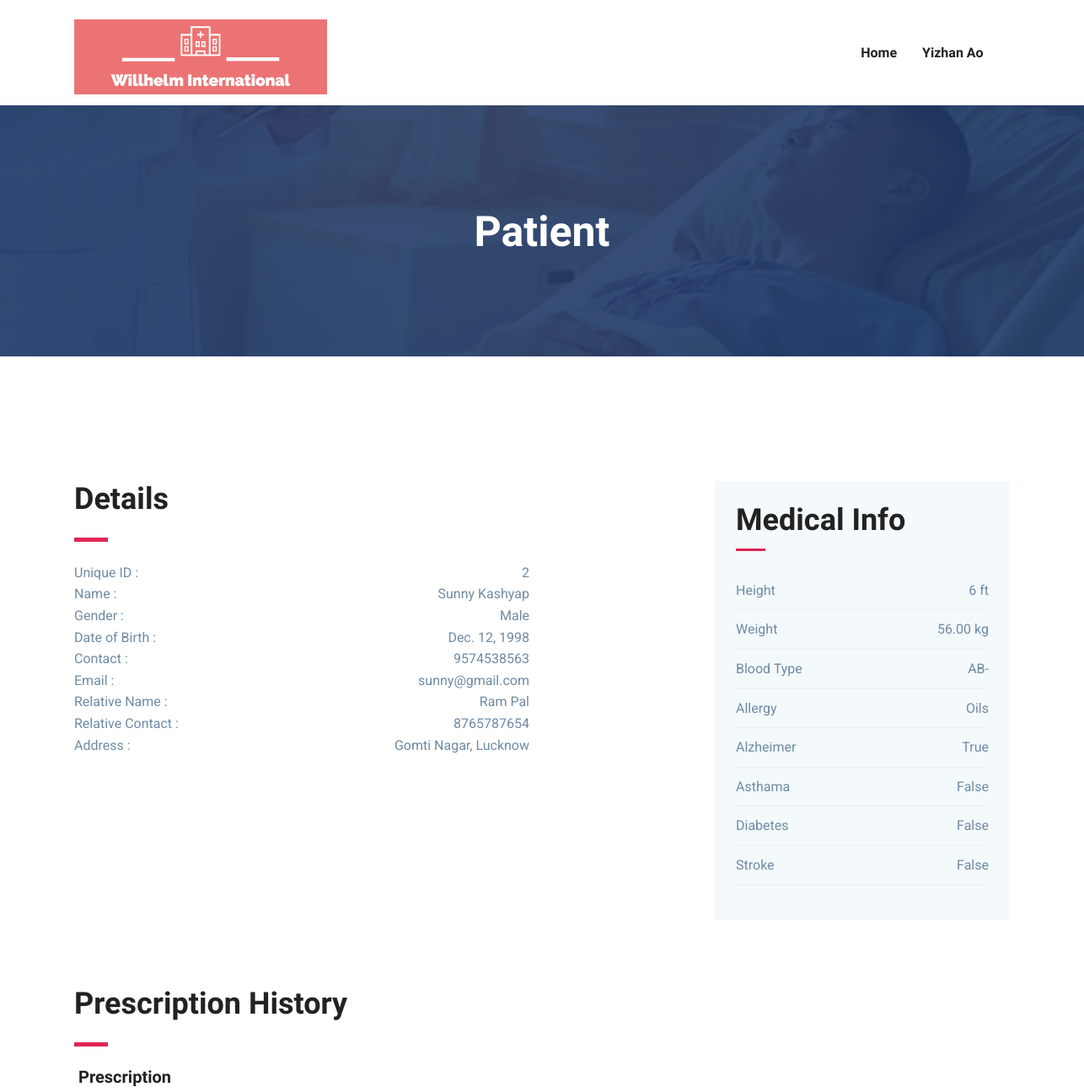
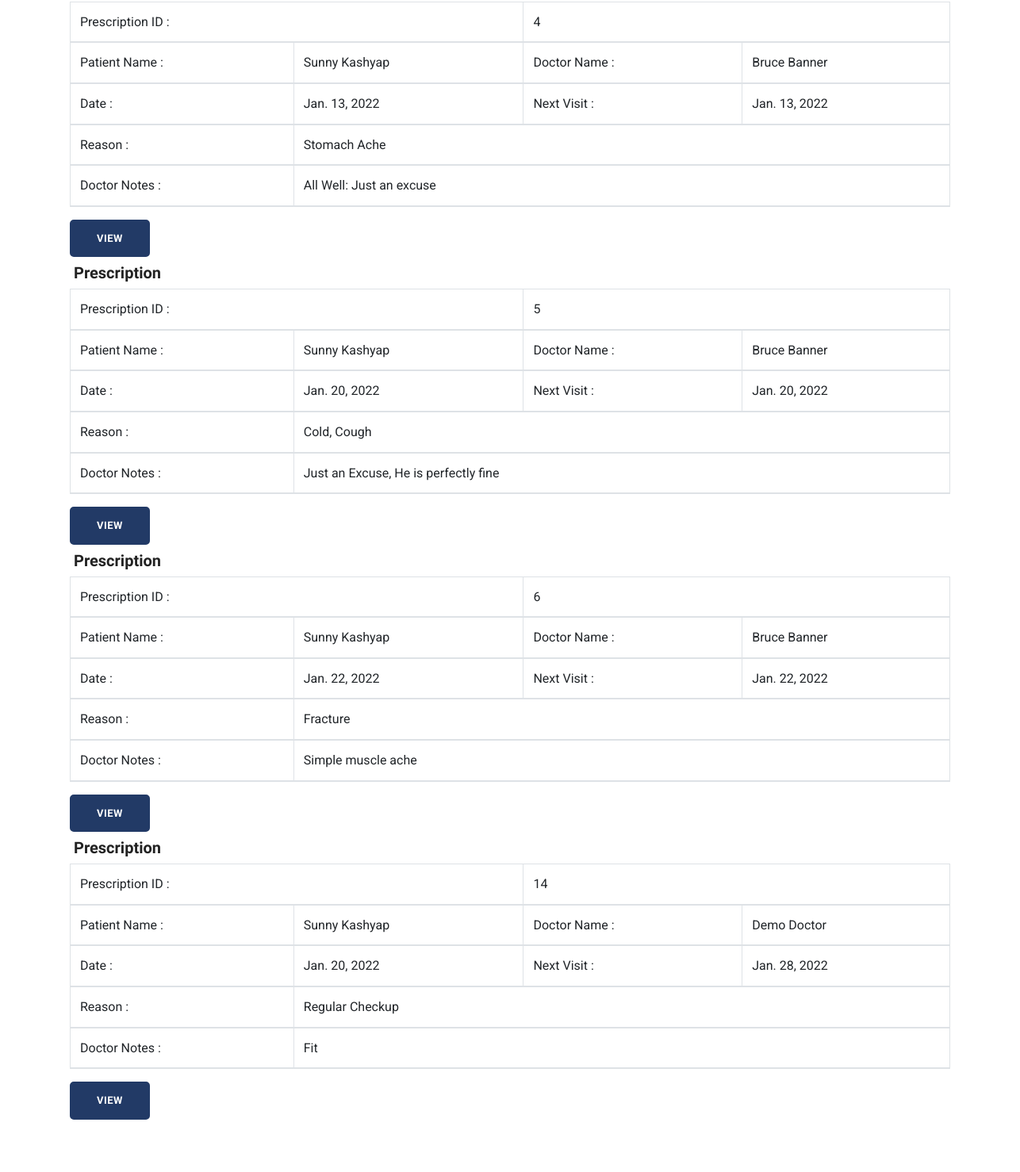
Page /doctor/patientinfo/2 (signed in, upper part) on the earlier database version (2 pictures, top to bottom).
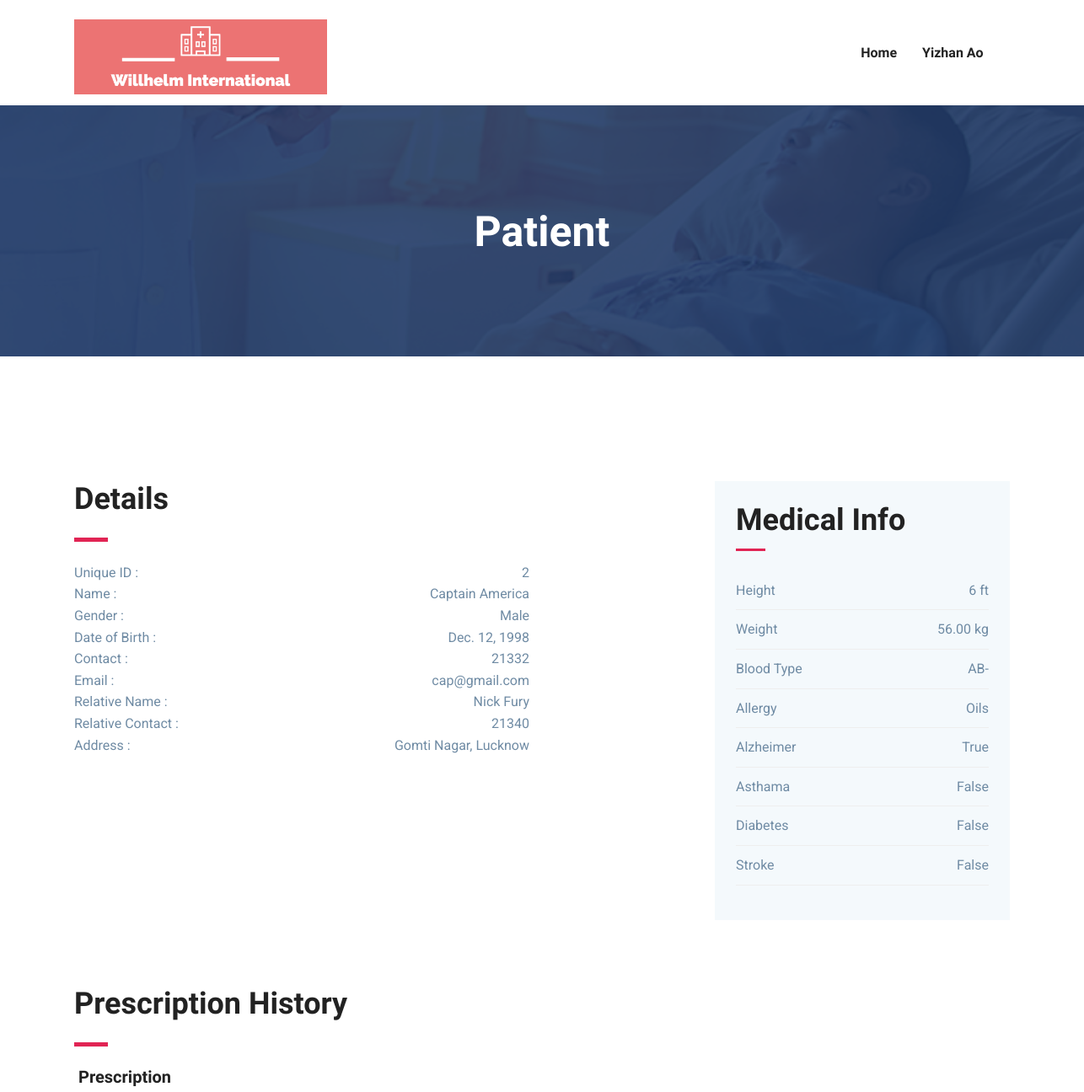
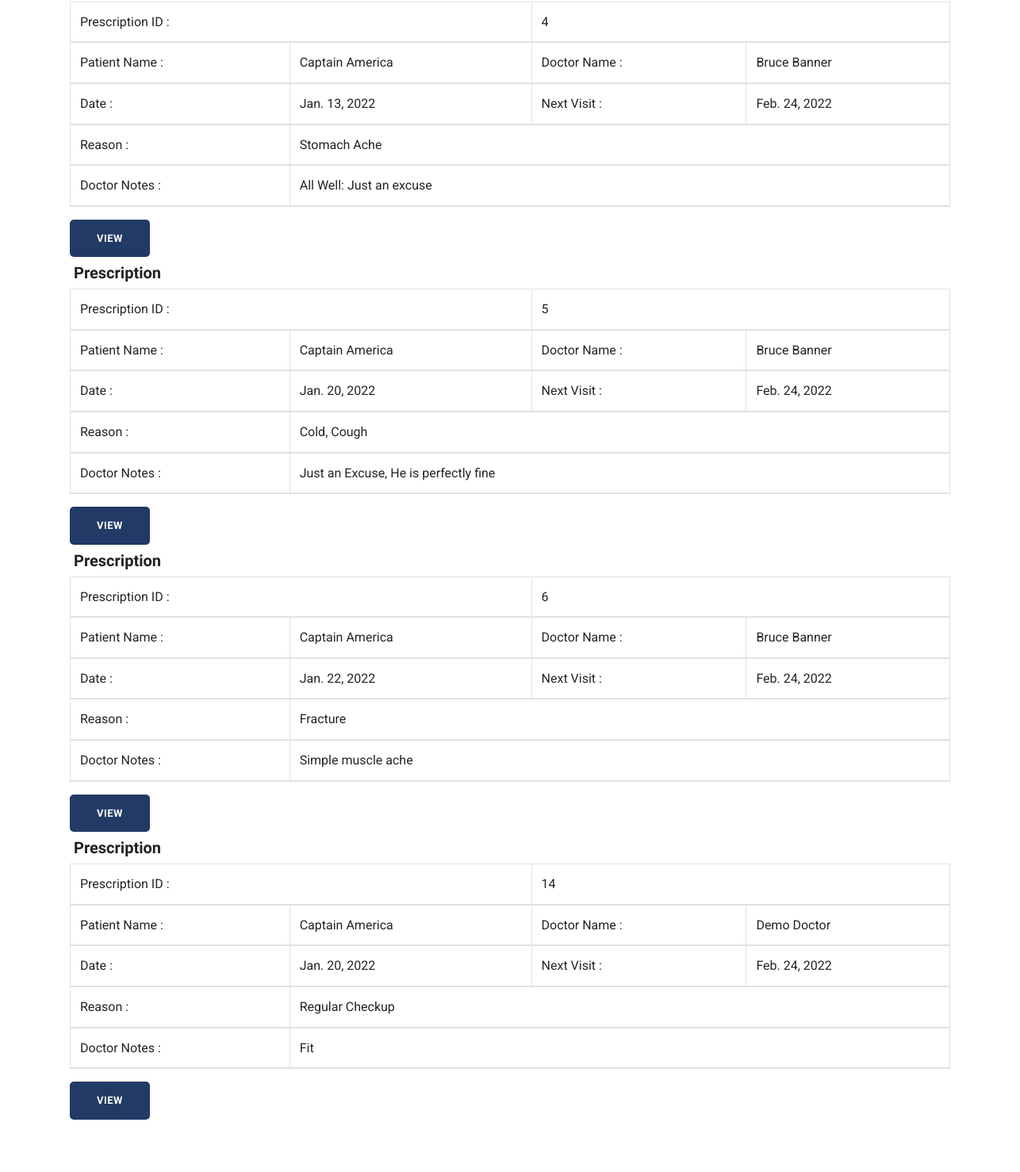
Same page on the later database version (2 pictures, top to bottom).
### patient/models.py (models this page shows, shortened)
class PatientProfile(models.Model):
    patient_id = models.AutoField(primary_key=True)
    email = models.EmailField(unique=True)
    patient_name = models.CharField(max_length=50)
    gender = models.CharField(max_length=10)
    phone_num = models.CharField(max_length=15)
    patient_relative_name = models.CharField(max_length=50, null=True)
    patient_relative_contact = models.CharField(max_length=15, null=True)
    resd_address = models.TextField()
    prior_ailments = models.TextField()
    dob = models.DateField(null=True)
    created_date = models.DateField(default=now)
    def __str__(self):
        return str(self.patient_name)
    class Meta:
        db_table = 'PatientProfile'

### doctor/models.py (models this page shows, shortened)
class DoctorPrescription(models.Model):
    prescription_id = models.AutoField(primary_key=True)
    date = models.DateField()
    nextVisit = models.DateField(null=False)
    reason = models.CharField(max_length=100)
    doctors_notes = models.TextField(null=False)
    patient_id = models.ForeignKey(PatientProfile, on_delete=models.CASCADE)
    doctor_id = models.ForeignKey(DoctorProfile, on_delete=models.CASCADE)
    def __str__(self):
        return str(self.patient_id.patient_name)+ " is assigned to Dr. " + str(self.doctor_id.doctor_name)

class DoctorProfile(models.Model):
    doctor_id = models.AutoField(primary_key=True)
    doctor_name = models.CharField(max_length=100)
    phone_num = models.CharField(max_length=15)
    email = models.EmailField(unique = True)
    created_date = models.DateField(default=now)
    department = models.ForeignKey(Department, on_delete=models.CASCADE)
    def __str__(self):
        return str(self.doctor_name)

### patient/views.py (the view)
# urls.py: path('doctor/patientinfo/<int:id>', pat_info),
@login_required(login_url='/login/')
def pat_info(request, *args, **kwargs):
    usertype = None
    username = None
    if kwargs.get('id'):
        if request.user.is_doctor:
            patient = PatientProfile.objects.filter(patient_id = kwargs.get('id'))[0]
            usertype = 'doctor'
            userprofile = get_userprofile_by_request(request)
            username = userprofile.doctor_name
        else:
            usertype = 'patient'
            userprofile = get_userprofile_by_request(request)
            username = userprofile.patient_name
            return redirect('/login')
    else:
        patient = get_userprofile_by_request(request)
        username = patient.patient_name
        usertype = 'patient'
    try:
        patient_info = PatientProfile.objects.filter(patient_id = patient.patient_id)[0]
    except:
        patient_info = []
    try:
        pat_med_info = MedicalInfo.objects.filter(patient_id = patient.patient_id)[0]
    except:
        pat_med_info = []
    prescriptions_info = DoctorPrescription.objects.filter(patient_id = patient.patient_id)
    data = {'prescriptions': [], 'medications' : {}}
    i = 1
    for prescription_info in prescriptions_info:
        data['prescriptions'].append(prescription_info)
        medications = Medication_order.objects.filter(prescription_id = prescription_info)
        data['medications'][f'prescription{i}'] = medications
        i+=1
    print(data)
    return render(request, 'pat_info.html', {'patient_info': patient_info, 'pat_med_info': pat_med_info, 'data': data, 'username': username, 'usertype': usertype})

### doctor/models.py (called while the page is built)
    def __str__(self):
        return str(self.medicine_code.name) + " prescribed by Dr. " + str(self.prescription_id.doctor_id.doctor_name)

### patient/views.py (called while the page is built)
def get_userprofile_by_request(request):
    if request.user.is_authenticated:
        try:
            email = request.user.email
            if request.user.is_doctor:
                docs = DoctorProfile.objects.filter(email = email)
                if docs is not None:
                    return docs[0]
                else:
                    None
            else:
                pats = PatientProfile.objects.filter(email = email)
                if pats is not None:
                    return pats[0]
                else:
                    None
        except:
            return None
    else:
        return None

### patient/templates/pat_info.html (shortened to what the changed rows need)
{% extends "base.html" %}
{% block body%}
	<section class="page-title bg-2">
		<div class="container">
			<div class="row">
				<div class="col-md-12">
					<div class="block text-center">
						<h1 class="text-capitalize mb-5 text-lg">Patient</h1>
					</div>
				</div>
			</div>
		</div>
	</section>
	<section class="section department-single">
		<div class="container">
			<div class="row">
				<div class="col-lg-6">
					<div class="department-content sidebars-widget schedules-widget mt-5">
						<ul class="list-unstyled">
							<li class="d-flex justify-content-between align-items-center">
								<a>Unique ID&nbsp;:&nbsp;&nbsp;</a>
								<span style="float:right;">{{patient_info.patient_id}}</span>
							</li>
							<li class="d-flex justify-content-between align-items-center">
								<a>Name&nbsp;:&nbsp;&nbsp;</a>
								<span>{{patient_info.patient_name}}</span>
							</li>
							<li class="d-flex justify-content-between align-items-center">
								<a>Gender&nbsp;:&nbsp;&nbsp;</a>
								<span>{{patient_info.gender}}</span>
							</li>
							<li class="d-flex justify-content-between align-items-center">
								<a>Date of Birth&nbsp;:&nbsp;&nbsp;</a>
								<span>{{patient_info.dob}}</span>
							</li>
							<li class="d-flex justify-content-between align-items-center">
								<a>Contact&nbsp;:&nbsp;&nbsp;</a>
								<span>{{patient_info.phone_num}}</span>
							</li>
							<li class="d-flex justify-content-between align-items-center">
								<a>Email&nbsp;:&nbsp;&nbsp;</a>
								<span>{{patient_info.email}}</span>
							</li>
							<li class="d-flex justify-content-between align-items-center">
								<a>Relative Name&nbsp;:&nbsp;&nbsp;</a>
								<span>{{patient_info.patient_relative_name}}</span>
							</li>
							<li class="d-flex justify-content-between align-items-center">
								<a>Relative Contact&nbsp;:&nbsp;&nbsp;</a>
								<span>{{patient_info.patient_relative_contact}}</span>
							</li>
							<li class="d-flex justify-content-between align-items-center">
								<a>Address&nbsp;:&nbsp;&nbsp;</a>
								<span>{{patient_info.resd_address}}</span>
							</li>
						</ul>
					</div>
				</div>
			</div>
			<div class="row">
				<div class="col-lg-12">
					<div class="department-content sidebars-widget schedules-widget mt-5">
						<h5 class="text-md">Prescription History</h5>
						<div class="divider my-4"></div>
					</div>
					{% for prescription in data.prescriptions %}
					<h5 class="my-2">&nbsp;Prescription</h5>
					<table class="table table-bordered">
						<thead>
							<tr>
								<td colspan="2">Prescription ID : </td>
								<td colspan="2">{{prescription.prescription_id}}</td>
							</tr>
							<tr>
								<td>Patient Name : </td>
								<td>{{prescription.patient_id}}</td>
								<td>Doctor Name : </td>
								<td>{{prescription.doctor_id}}</td>
							</tr>
							<tr>
								<td>Date : </td>
								<td>{{prescription.date}}</td>
								<td>Next Visit : </td>
								<td>{{prescription.nextVisit }}</td>
							</tr>
							<tr>
								<td colspan="1">Reason : </td>
								<td colspan="5">{{prescription.reason}}</td>
							</tr>
							<tr>
								<td colspan="1">Doctor Notes : </td>
								<td colspan="5">{{prescription.doctors_notes }}</td>
							</tr>
						</thead>
					</table>
					<form action="/prescription/{{prescription.prescription_id}}" method="post"> {% csrf_token %}
						<button type="submit" name="prescription{{prescription_id}}" value="prescription{{prescription_id}}" class="btn btn-main">View</button>
						<br>
					</form>
					{% endfor %}
				</div>
			</div>
		</div>
	</section>
{% endblock %}

Differences in the rows shown:
changed PatientProfile "Male": patient_name "Sunny Kashyap" → "Captain America"; phone_num "9574538563" → "21332"; email "sunny@gmail.com" → "cap@gmail.com"; patient_relative_name "Ram Pal" → "Nick Fury"; patient_relative_contact "8765787654" → "21340"
changed DoctorPrescription "Jan. 13, 2022": patient_id "Sunny Kashyap" → "Captain America"; nextVisit "Jan. 13, 2022" → "Feb. 24, 2022"
changed DoctorPrescription "Cold, Cough": patient_id "Sunny Kashyap" → "Captain America"; nextVisit "Jan. 20, 2022" → "Feb. 24, 2022"
changed DoctorPrescription "Jan. 22, 2022": patient_id "Sunny Kashyap" → "Captain America"; nextVisit "Jan. 22, 2022" → "Feb. 24, 2022"
changed DoctorPrescription "Regular Checkup": patient_id "Sunny Kashyap" → "Captain America"; nextVisit "Jan. 28, 2022" → "Feb. 24, 2022"
